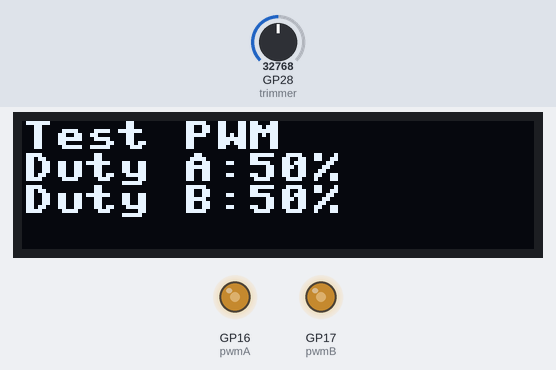
Bench run of a program on a simulated Raspberry Pi Pico running MicroPython. Parts: 128×32 one-colour display, output pins drawn as LEDs (lit = HIGH). The test bench sets the inputs (shaded band); at power-on: GP28 (trimmer) = 32768 (analog values on the 0–65535 scale). Library files of the repository ran but are not shown: ssd1306.py.

Above: at 1.2 s.
1.3 s: GP28 (trimmer) set to 45874
At 2.5 s:
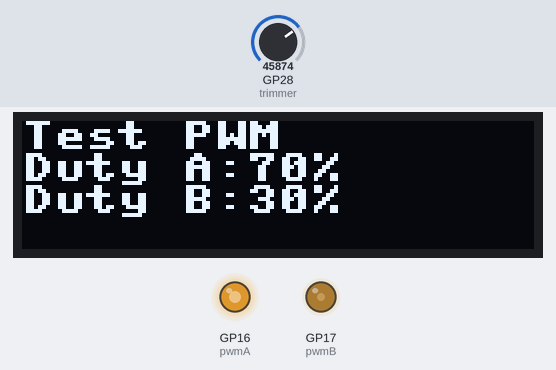
3.5 s: GP28 (trimmer) set to 57670
At 5.3 s:
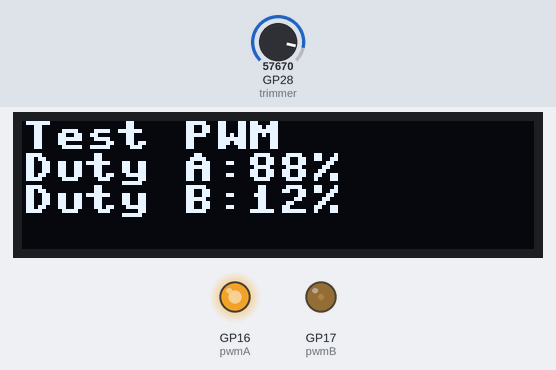
5.6 s: GP28 (trimmer) set to 65535
At 7.0 s:
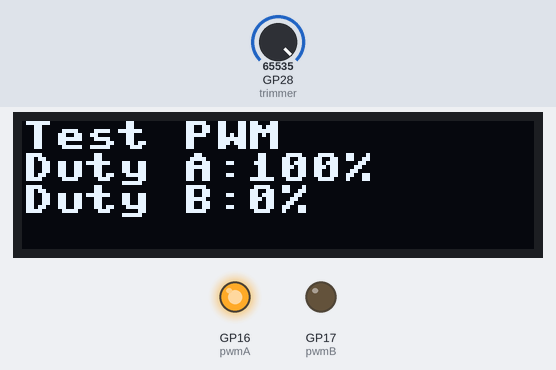
7.7 s: GP28 (trimmer) set to 19660
At 9.6 s:
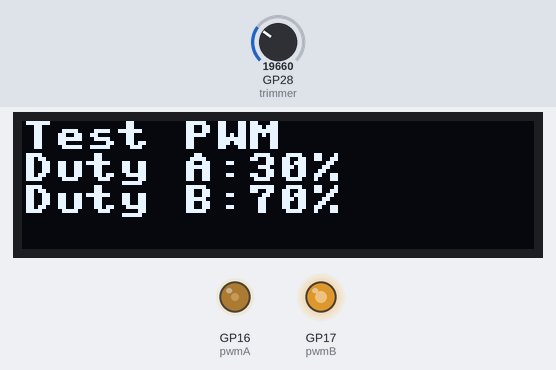
9.9 s: GP28 (trimmer) set to 7864
At 11.3 s:
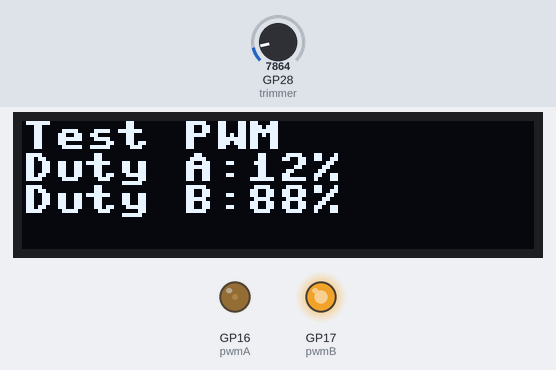
12.0 s: GP28 (trimmer) set to 0
At 13.0 s:
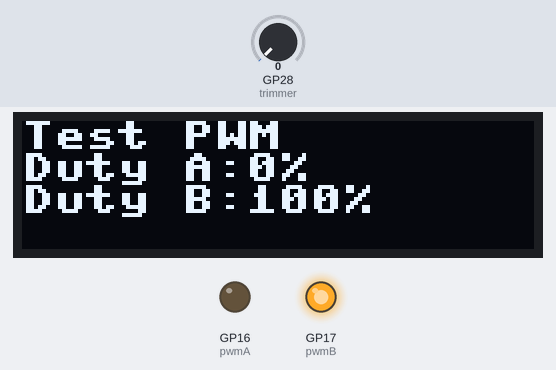
Timing chart, 0 to 15.0 s (numbered marks = the images above; inputs shaded):
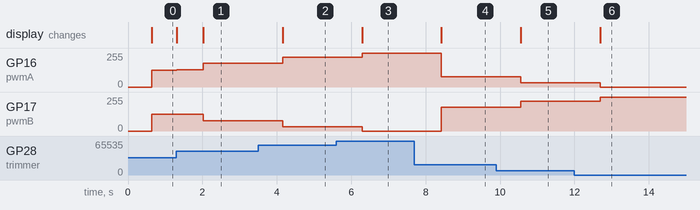

Measured:
- after the input at 1.3 s, GP16 (pwmA): 127/255 → 130/255 at once, → 178/255 0.71 s later; GP17 (pwmB): 127/255 → 125/255 at once, → 76/255 0.71 s later; the display: first changes at once (image 1 shows a later state)
- after the input at 3.5 s, GP16 (pwmA): 178/255 → 224/255 after 0.66 s; GP17 (pwmB): 76/255 → 31/255 after 0.66 s; the display: changes after 0.66 s (image 2)
- after the input at 5.6 s, GP16 (pwmA): 224/255 → 255/255 after 0.70 s; GP17 (pwmB): 31/255 → 0/255 after 0.70 s; the display: changes after 0.70 s (image 3)
- after the input at 7.7 s, GP16 (pwmA): 255/255 → 76/255 after 0.72 s; GP17 (pwmB): 0/255 → 178/255 after 0.72 s; the display: changes after 0.72 s (image 4)
- after the input at 9.9 s, GP16 (pwmA): 76/255 → 31/255 after 0.66 s; GP17 (pwmB): 178/255 → 224/255 after 0.66 s; the display: changes after 0.66 s (image 5)
- after the input at 12.0 s, GP16 (pwmA): 31/255 → 0/255 after 0.70 s; GP17 (pwmB): 224/255 → 255/255 after 0.70 s; the display: changes after 0.70 s (image 6)

The program:

pwm2.py
```python
# https://www.settorezero.com
# Raspberry Pi Pico - esempio PWM
# Regola Duty PWM con un trimmer sul pin 34 (GP28 = ADC2)
# Utilizzato Slice 0, uscita PWM su pin 21 (GP16)
# e uscita PWM su pin 22 (GP17)
# i duty vengono regolati in maniera opposta
# Utilizzato un display Oled 128x32 su I2C (GP9=SCL, GP8=SDA)

from machine import Pin, PWM, I2C, ADC
from ssd1306 import SSD1306_I2C
import framebuf
from utime import sleep

# set-up display oled
WIDTH=128
HEIGHT=32
i2c=I2C(0) # Inizializza I2C con settaggi default modulo I2C0, SCL=Pin(GP9), SDA=Pin(GP8)
oled=SSD1306_I2C(WIDTH, HEIGHT, i2c)
oled.fill(0)
oled.text("Test PWM",0,0)
oled.text("Duty A: ",0,8)
oled.text("Duty B: ",0,16)
oled.show()

pwmA=PWM(Pin(16)) # GP16
pwmB=PWM(Pin(17)) # GP17
pwmA.freq(150000) # 150kHz
pwmA.duty_u16(0) # duty cycle iniziale a 0 per l'uscita A
pwmB.duty_u16(0) # duty cycle iniziale a 0 per l'uscita B

trimmer=ADC(Pin(28)) #GP28, pin 34
medie=500
trimread=0
i=0

while True:
    trimread+=trimmer.read_u16()
    i+=1
    if (i==medie):
        trimread/=medie
        trimread=int(trimread)

        # riporto il valore medio del trimmer a percentuale
        percentA=int((trimread/65000)*100)
        if (percentA>100):
            percentA=100

        # percentuale di B
        percentB=100-percentA

        # scrivo sul display
        oled.fill_rect(56, 8, 50, 8, 0) # cancello la parte precedente col valore di Duty
        oled.fill_rect(56, 16, 50, 16, 0) # cancello la parte precedente col valore di Duty
        oled.text(str(int(percentA))+"%",56,8)
        oled.text(str(int(percentB))+"%",56,16)
        oled.show()

        # riporto la percentuale come valore a 16bit da assegnare al duty cycle
        dutyA=(65535*percentA)/100
        dutyB=(65535*percentB)/100
        pwmA.duty_u16(int(dutyA))
        pwmB.duty_u16(int(dutyB))

        # azzero le variabili usate per fare la media
        i=0
        trimread=0
        sleep(0.1)
```
